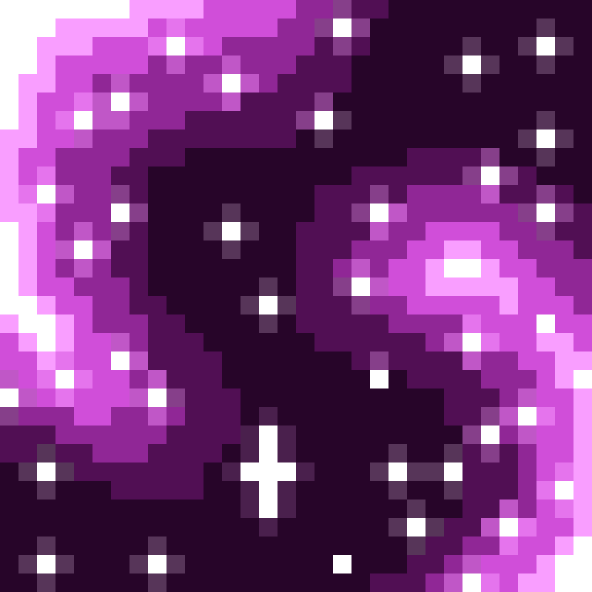
%> input picture galaxy32x32.png, 1184 x 1184 px (shown at 1/2 size)
$ octave image_transform.m   (GNU Octave 9; MATLAB toolbox functions it lacks are replaced by stand-ins)
%> lines starting %> are read from the running program, lines starting %| are printed output that depends on the picture
% Tạo ảnh đầu vào mô phỏng từ ảnh màu có sẵn
G = imread('galaxy32x32.png');
%> G is the input picture: size 1184x1184x3 uint8; mean R, G, B 119.3, 55.6, 123.1
gray_G = rgb2gray(G);
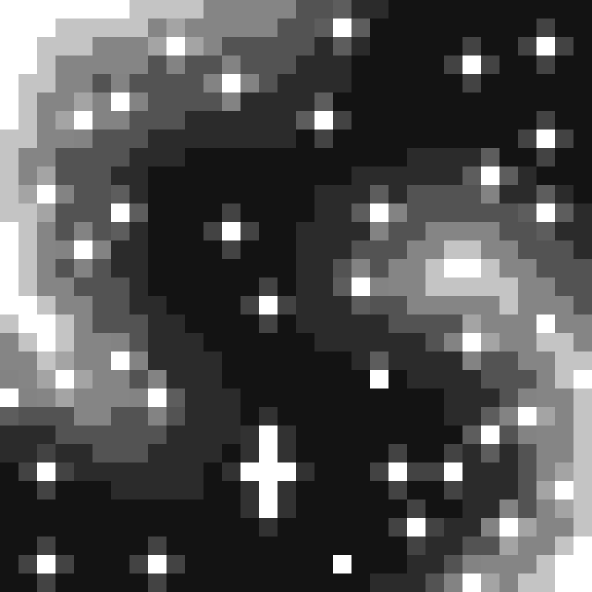
%> gray_G: size 1184x1184 uint8 (shown at 1/2 size); min 19, max 255, mean 82.3
for i = 1:32
    for j = 1:32
    gray_G_resize(i,j) = gray_G(37*i-36,37*j-36);
    end
end
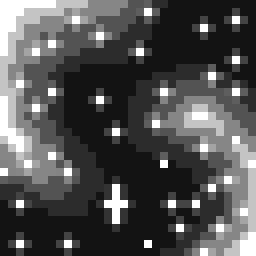
%> gray_G_resize: size 32x32 uint8 (shown 8 times larger); min 19, max 255, mean 82.3
% Hiện thị các ảnh
close all;
figure;imshow(G);
figure;imshow(gray_G);
figure;imshow(gray_G_resize);

% Sau mô phỏng, dùng vòng for để biến đổi Pooled_G sang matrix kiểu uint8
for i = 1:16
    for j = 1:16
%> (the run ends here)
